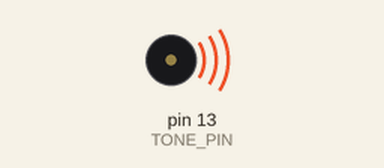
The sketch below on a simulated Arduino Uno, built with avr-gcc and run on an emulated ATmega328P. Shown: buzzer (waves = sounding).

Above: at 0.03 s.
At 26.69 s:
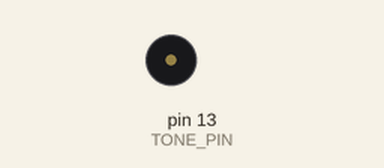
Timing chart, 0 to 28.8 s (numbered marks = the images above):
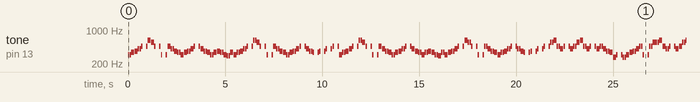

The sketch:

badapple.ino
```cpp
const uint8_t TONE_PIN = 13;
const float NOTE_DURATION = 76.5305625;
const float SHORT_DELAY = 85.0339583333;
const float SHORTER_DELAY = 40.292447916725;
const float MIDDLE_DELAY = 127.55093750015;
const float LONG_DELAY = 170.067916667;

const uint16_t melody[] PROGMEM = {
  311, 311, 349, 349, 369, 369, 415, 415, 466, 0, 466, 622, 622, 554, 554, 466,
  0, 466, 311, 0, 311, 466, 466, 415, 415, 369, 369, 349, 349, 311, 311, 349,
  349, 369, 369, 415, 415, 466, 0, 466, 415, 415, 369, 369, 349, 349, 311, 311,
  349, 349, 369, 369, 349, 349, 311, 311, 293, 293, 349, 349, 311, 311, 349, 349,
  369, 369, 415, 415, 466, 0, 466, 622, 622, 554, 554, 466, 0, 466, 311, 0,
  311, 466, 466, 415, 415, 369, 369, 349, 349, 311, 311, 349, 349, 369, 369, 415,
  415, 466, 0, 466, 415, 415, 369, 369, 349, 0, 349, 369, 0, 369, 415, 0,
  415, 466, 0, 466, 311, 311, 349, 349, 369, 369, 415, 415, 466, 0, 466, 622,
  622, 554, 554, 466, 0, 466, 311, 0, 311, 466, 466, 415, 415, 369, 369, 349,
  349, 311, 311, 349, 349, 369, 369, 415, 415, 466, 0, 466, 415, 415, 369, 369,
  349, 349, 311, 311, 349, 349, 369, 369, 349, 349, 311, 311, 293, 293, 349, 349,
  311, 311, 349, 349, 369, 369, 415, 415, 466, 0, 466, 622, 622, 554, 554, 466,
  0, 466, 311, 0, 311, 466, 466, 415, 415, 369, 369, 349, 349, 311, 311, 349,
  349, 369, 369, 415, 415, 466, 0, 466, 415, 415, 369, 369, 349, 0, 349, 369,
  0, 369, 415, 0, 415, 466, 0, 466, 554, 554, 622, 622, 466, 466, 415, 415,
  466, 0, 466, 415, 415, 466, 466, 554, 554, 622, 622, 466, 466, 415, 415, 466,
  0, 466, 415, 415, 466, 466, 415, 415, 369, 369, 349, 349, 277, 277, 311, 0,
  311, 277, 277, 311, 311, 349, 349, 369, 369, 415, 415, 466, 466, 311, 0, 311,
  466, 466, 554, 554, 554, 554, 622, 622, 466, 466, 415, 415, 466, 0, 466, 415,
  415, 466, 466, 554, 554, 622, 622, 466, 466, 415, 415, 466, 0, 466, 415, 415,
  466, 466, 415, 415, 369, 369, 349, 349, 277, 277, 311, 0, 311, 277, 277, 311,
  311, 349, 349, 369, 369, 415, 415, 466, 466, 311, 0, 311, 466, 466, 554, 554,
  554, 554, 622, 622, 466, 466, 415, 415, 466, 0, 466, 415, 415, 466, 466, 554,
  554, 622, 622, 466, 466, 415, 415, 466, 0, 466, 415, 415, 466, 466, 415, 415,
  369, 369, 349, 349, 277, 277, 311, 0, 311, 277, 277, 311, 311, 349, 349, 369,
  369, 415, 415, 466, 466, 311, 0, 311, 466, 466, 554, 554, 554, 554, 622, 622,
  466, 466, 415, 415, 466, 0, 466, 415, 415, 466, 466, 554, 554, 622, 622, 466,
  466, 415, 415, 466, 0, 466, 622, 622, 698, 698, 739, 739, 698, 698, 622, 622,
  554, 554, 466, 0, 466, 415, 415, 466, 466, 415, 415, 369, 369, 349, 349, 277,
  277, 311, 1, 1, 1, 1, 311, 1, 1, 1, 1, 311, 1,1,1,1, 311, 1,1,1,1, 311, 1,1,1,1,1,1,1,1,


//TODO
   //311, 466, 466, 554, 554, 554, 1, 1, 622, 1, 1, 466, 1, 1, 415, 1,
  // 1, 466, 1, 1, 1, 1, 1, 415, 1, 1, 466, 1, 1, 554, 1, 1, 622, 1, 1, 466, 1, 1, 415, 1, 1, 466,
  //  1, 1, 1, 1, 1, 466, 415, 1, 1, 466, 1, 1, 415, 1, 1, 369, 1, 1, 349, 1, 1, 277, 1, 1, 311, 0,
  // 311, 277, 1, 1, 311, 1, 1, 349, 1, 1, 369, 1, 1, 415, 1, 1, 466, 1, 1, 311, 1, 1, 311,
  // 466, 1, 1, 554, 1, 1, 554, 1, 1, 622, 1, 1, 466, 1, 1, 415, 1, 1, 466, 1, 1, 1, 1, 466, 415,
  // 1, 1, 466, 1, 1, 554, 1, 1, 622, 1, 1, 466, 1, 1, 415, 1, 1, 466, 1, 1, 1, 1, 466, 415, 1, 1,
  // 138, 155, 415, 369, 1, 1, 349, 1, 1, 277, 1, 1, 311, 1, 1, 311, 277, 1, 1, 155, 155,
  // 349, 369, 1, 1, 415, 1, 1, 466, 1, 1, 311, 1, 1, 311, 466, 1, 1, 155, 123, 554, 622,
  // 1, 1, 466, 1, 1, 415, 1, 1, 466, 1, 1, 466, 415, 1, 1, 123, 138, 554, 622, 1, 1, 466,
  // 1, 1, 415, 1, 1, 466, 1, 1, 466, 415, 1, 1, 138, 155, 415, 369, 1, 1, 349, 1, 1, 277,
  // 1, 1, 311, 1, 1, 311, 277, 1, 1, 155, 155, 349, 369, 1, 1, 415, 1, 1, 466, 1, 1, 311,
  // 1, 1, 311, 466, 1, 1, 155, 123, 554, 622, 1, 1, 466, 1, 1, 415, 1, 1, 466, 1, 1, 466,
  //  415, 123, 1, 1, 138, 554, 1, 1,  622, 1, 1, 466, 1, 1, 415,1, 1,
  //  466, 1, 1, 622, 1,1, 698, 1, 1, 740, 740, 698, 1 , 1, 622, 622, 554, 554, 466, 1,1,1,1,1,1,
  //  415, 1,1, 466, 1,1, 415, 1,1, 370, 1,1, 350, 1,1, 277, 1, 1, 207, 207, 207, 207, 184, 184, 184, 184, 1, 1,

//TODO
  //311, 311, 311,
  // 311, 233, 277, 311, 311, 311, 311, 233, 277, 311, 311, 311, 311, 233, 277, 311,
  // 311, 277, 311, 207, 207, 184, 207, 311, 311, 311, 311, 233, 277, 311, 311, 311,
  // 311, 233, 277, 311, 311, 311, 311, 233, 277, 207, 207, 369, 207, 369, 369, 349,
  // 369, 311, 311, 311, 311, 233, 277, 311, 311, 311, 311, 233, 277, 311, 311, 311,
  // 311, 233, 277, 311, 311, 277, 311, 207, 207, 369, 207, 311, 311, 311, 311, 233,
  // 277, 311, 311, 311, 311, 233, 277, 311, 311, 311, 311, 233, 277, 207, 207, 369,
  // 207, 369, 369, 349, 369, 311, 311, 349, 349, 369, 369, 415, 415, 466, 0, 466,
  // 622, 622, 554, 554, 466, 0, 466, 311, 0, 311, 466, 466, 415, 415, 369, 369,
  // 349, 349, 311, 311, 349, 349, 369, 369, 415, 415, 466, 0, 466, 415, 415, 369,
  // 369, 349, 349, 311, 311, 349, 349, 369, 369, 349, 349, 311, 311, 293, 293, 349,
  // 349, 311, 311, 349, 349, 369, 369, 415, 415, 466, 0, 466, 622, 622, 554, 554,
  // 466, 0, 466, 311, 0, 311, 466, 466, 415, 415, 369, 369, 349, 349, 311, 311,
  // 349, 349, 369, 369, 415, 415, 466, 0, 466, 415, 415, 369, 369, 349, 0, 349,
  // 369, 0, 369, 415, 0, 415, 466, 0, 466, 311, 311, 349, 349, 369, 369, 415,
  // 415, 466, 0, 466, 622, 622, 554, 554, 466, 0, 466, 311, 0, 311, 466, 466,
  // 415, 415, 369, 369, 349, 349, 311, 311, 349, 349, 369, 369, 415, 415, 466, 0,
  // 466, 415, 415, 369, 369, 349, 349, 311, 311, 349, 349, 369, 369, 349, 349, 311,
  // 311, 293, 293, 349, 349, 311, 311, 349, 349, 369, 369, 415, 415, 466, 0, 466,
  // 622, 622, 554, 554, 466, 0, 466, 311, 0, 311, 466, 466, 415, 415, 369, 369,
  // 349, 349, 311, 311, 349, 349, 369, 369, 415, 415, 466, 0, 466, 415, 415, 369,
  // 369, 349, 0, 349, 369, 0, 369, 415, 0, 415, 466, 0, 466, 554, 554, 622,
  // 622, 466, 466, 415, 415, 466, 0, 466, 415, 415, 466, 466, 554, 554, 622, 622,
  // 466, 466, 415, 415, 466, 0, 466, 415, 415, 466, 466, 415, 415, 369, 369, 349,
  // 349, 277, 277, 311, 0, 311, 277, 277, 311, 311, 349, 349, 369, 369, 415, 415,
  // 466, 466, 311, 0, 311, 0, 311, 0, 311, 0, 311, 0, 0, 0, 0
};

const uint16_t MELODY_LENGTH = sizeof(melody) / sizeof(melody[0]);

void setup() {
  pinMode(TONE_PIN, OUTPUT);
}

void playNote(uint16_t frequency) {
  if (frequency == 0) {
    delay(LONG_DELAY);
  }
  else if(frequency == 1) {
    delay(SHORTER_DELAY);
  }
  else {
    tone(TONE_PIN, frequency, NOTE_DURATION);
    delay(SHORT_DELAY);
  }
}

void midi() {
  for (uint16_t i = 0; i < MELODY_LENGTH; i++) {
    uint16_t freq = pgm_read_word(&melody[i]);
    playNote(freq);
  }
}

void loop() {
  midi();
}
```

Measured:
- by itself, tone on pin 13 (TONE_PIN): plays 311 Hz for 0.08 s, 311 Hz for 0.08 s, 349 Hz for 0.08 s, 349 Hz for 0.08 s, 369 Hz for 0.08 s, 369 Hz for 0.08 s … (1275 notes in this stretch)
